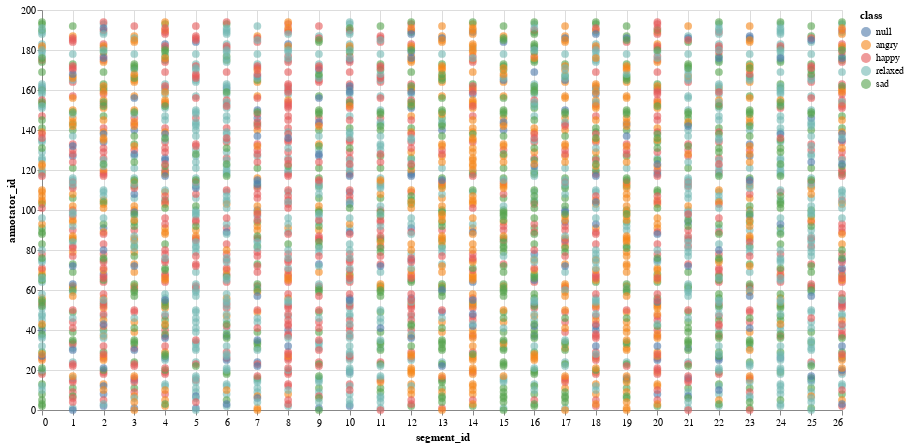

The code cell stored with this chart in its notebook:
### Code cell
alt.Chart(pandas_annot_df).mark_circle(size=60, opacity=0.6).encode(
    x='segment_id',
    y='annotator_id',
    color='class',
    tooltip=['segment_id']
).properties(
    width=800,
    height=400
)

### Figure 1 — Vega-Lite specification as saved in the notebook (floating-point values rounded to 4 significant figures; data arrays with more than 128 entries replaced by an {"elided": "..."} marker saying what was removed)
{"config": {"view": {"continuousWidth": 400, "continuousHeight": 300}}, "data": {"name": "data-50c016ae88444a0660fd233fa7545b20"}, "mark": {"type": "circle", "opacity": 0.6, "size": 60}, "encoding": {"color": {"field": "class", "type": "nominal"}, "tooltip": [{"field": "segment_id", "type": "quantitative"}], "x": {"field": "segment_id", "type": "quantitative"}, "y": {"field": "annotator_id", "type": "quantitative"}}, "height": 400, "width": 800, "$schema": "https://vega.github.io/schema/vega-lite/v4.17.0.json", "datasets": {"data-50c016ae88444a0660fd233fa7545b20": {"elided": "2638 records"}}}
